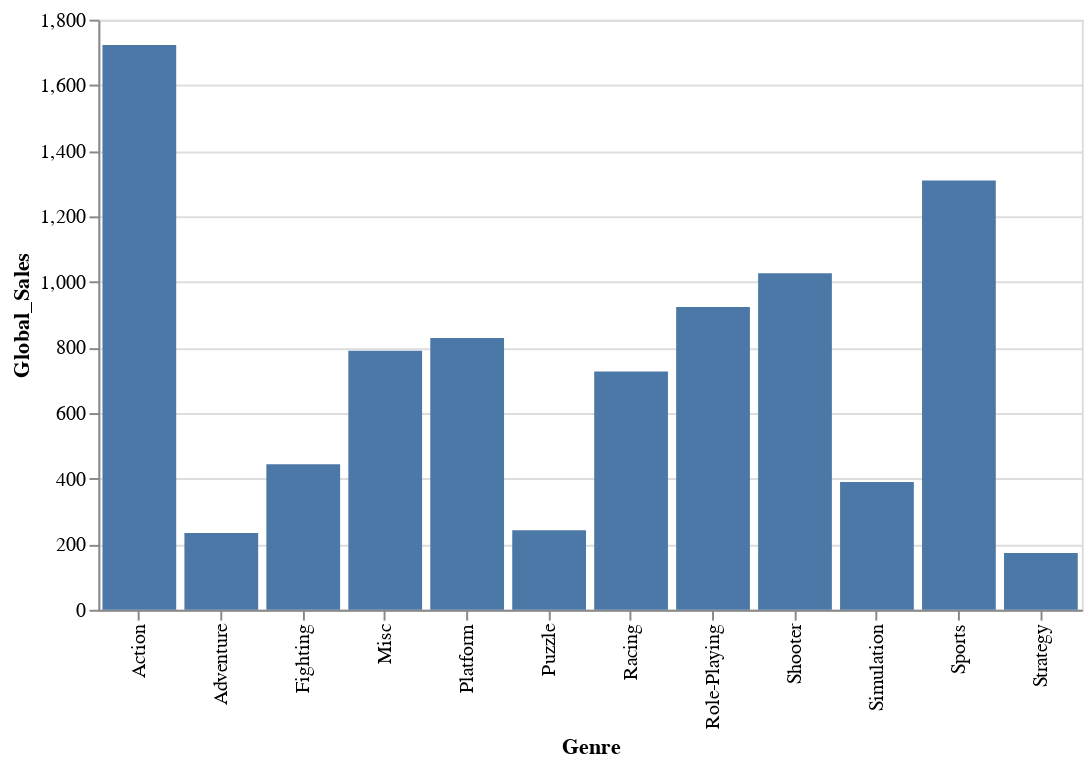

Write notebook code for a chart like this one.
### Code cell
alt.data_transformers.disable_max_rows()
alt.Chart(vg_sales_mod3).mark_bar().properties(
    width=500
).encode(
    x=alt.X('Genre'),
    y=alt.Y('Global_Sales') #sum sales
)

### Figure 1 — Vega-Lite specification as saved in the notebook (floating-point values rounded to 4 significant figures)
{"config": {"view": {"continuousWidth": 400, "continuousHeight": 300}}, "data": {"name": "data-861365cbd2ac82a9c20d9eb099723dbb"}, "mark": "bar", "encoding": {"x": {"type": "nominal", "field": "Genre"}, "y": {"type": "quantitative", "field": "Global_Sales"}}, "width": 500, "$schema": "https://vega.github.io/schema/vega-lite/v4.8.1.json", "datasets": {"data-861365cbd2ac82a9c20d9eb099723dbb": [{"Genre": "Strategy", "Rank": 6748201, "NA_Sales": 67.83, "EU_Sales": 43.97, "JP_Sales": 49.1, "Other_Sales": 11.23, "Global_Sales": 173.3}, {"Genre": "Adventure", "Rank": 14679183, "NA_Sales": 101.7, "EU_Sales": 62.86, "JP_Sales": 51.87, "Other_Sales": 16.7, "Global_Sales": 234.5}, {"Genre": "Puzzle", "Rank": 5496785, "NA_Sales": 120.9, "EU_Sales": 49.57, "JP_Sales": 56.68, "Other_Sales": 12.47, "Global_Sales": 242.2}, {"Genre": "Simulation", "Rank": 7269349, "NA_Sales": 180.0, "EU_Sales": 112.3, "JP_Sales": 63.54, "Other_Sales": 31.36, "Global_Sales": 390.0}, {"Genre": "Fighting", "Rank": 6371780, "NA_Sales": 219.5, "EU_Sales": 99.8, "JP_Sales": 87.15, "Other_Sales": 36.19, "Global_Sales": 444.0}, {"Genre": "Racing", "Rank": 9699328, "NA_Sales": 356.2, "EU_Sales": 235.9, "JP_Sales": 56.82, "Other_Sales": 76.68, "Global_Sales": 726.8}, {"Genre": "Misc", "Rank": 14445141, "NA_Sales": 395.1, "EU_Sales": 211.3, "JP_Sales": 106.7, "Other_Sales": 73.92, "Global_Sales": 789.9}, {"Genre": "Platform", "Rank": 6019939, "NA_Sales": 444.5, "EU_Sales": 199.4, "JP_Sales": 130.7, "Other_Sales": 51.51, "Global_Sales": 829.1}, {"Genre": "Role-Playing", "Rank": 11840252, "NA_Sales": 325.6, "EU_Sales": 186.7, "JP_Sales": 350.3, "Other_Sales": 59.38, "Global_Sales": 923.8}, {"Genre": "Shooter", "Rank": 9399409, "NA_Sales": 574.2, "EU_Sales": 309.3, "JP_Sales": 38.18, "Other_Sales": 101.9, "Global_Sales": 1026.0}, {"Genre": "Sports", "Rank": 17105195, "NA_Sales": 667.7, "EU_Sales": 370.9, "JP_Sales": 135.0, "Other_Sales": 132.6, "Global_Sales": 1309.0}, {"Genre": "Action", "Rank": 25955792, "NA_Sales": 859.4, "EU_Sales": 513.2, "JP_Sales": 158.7, "Other_Sales": 184.9, "Global_Sales": 1723.0}]}}
